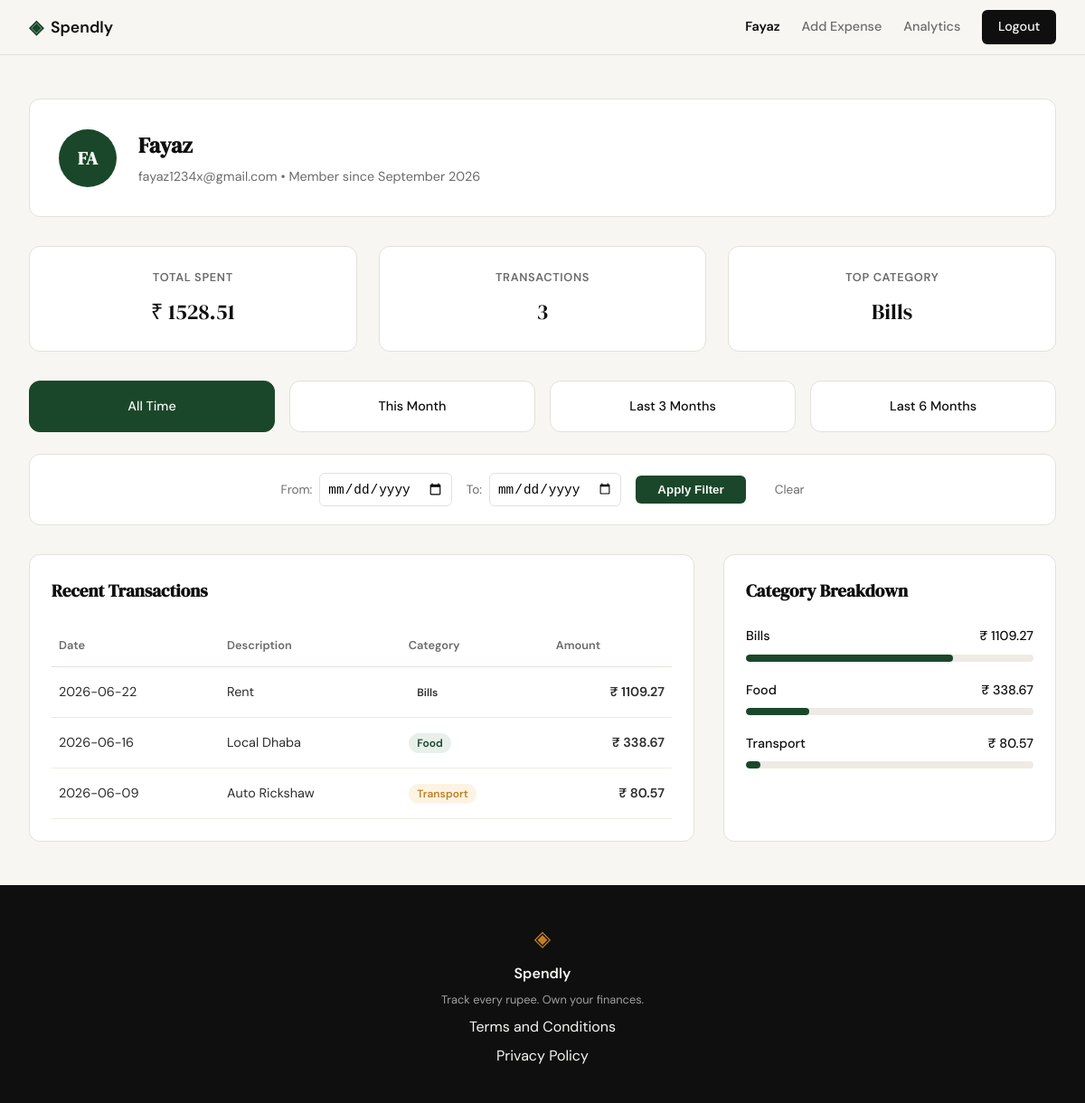
/profile (signed in), run on an earlier commit of the app's database.
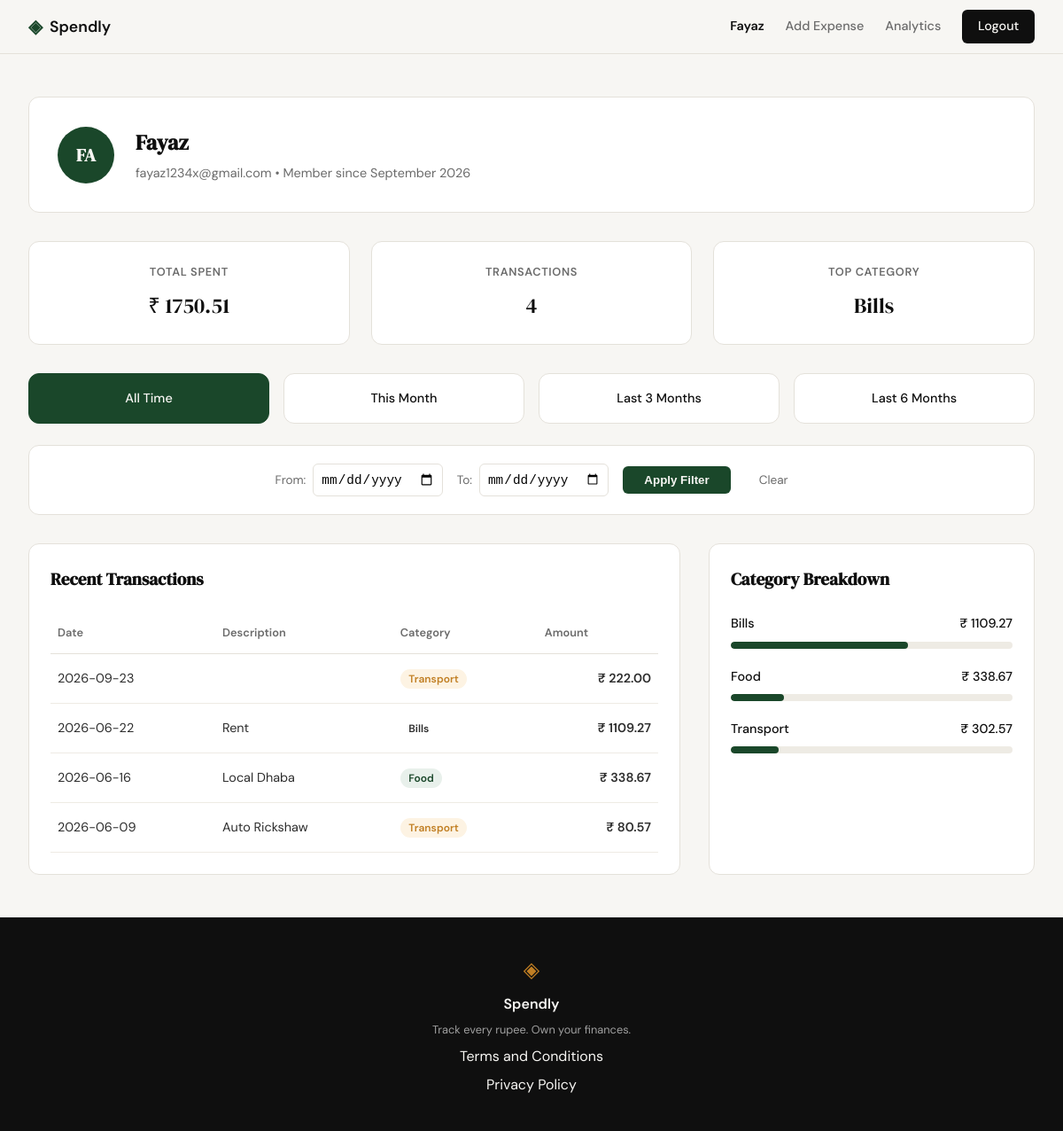
And on a later commit of the database.
### tables this page shows
CREATE TABLE users (
                id INTEGER PRIMARY KEY AUTOINCREMENT,
                name TEXT NOT NULL,
                email TEXT UNIQUE NOT NULL,
                password_hash TEXT NOT NULL,
                created_at TEXT DEFAULT CURRENT_TIMESTAMP
            );

CREATE TABLE expenses (
                id INTEGER PRIMARY KEY AUTOINCREMENT,
                user_id INTEGER NOT NULL,
                amount REAL NOT NULL,
                category TEXT NOT NULL,
                date TEXT NOT NULL,
                description TEXT,
                created_at TEXT DEFAULT CURRENT_TIMESTAMP,
                FOREIGN KEY (user_id) REFERENCES users (id) ON DELETE CASCADE
            );

### app.py (the view)
@app.route("/profile")
def profile():
    if not session.get("user_id"):
        return redirect(url_for("login"))
    start_date = request.args.get("start_date")
    end_date = request.args.get("end_date")
    user = get_user_by_id(session["user_id"])
    if not user:
        abort(404)
    user_data = {
        "name": user["name"],
        "email": user["email"],
        "member_since": "September 2026", # Simplified for now
        "initials": user["name"][:2].upper() if user["name"] else "???"
    }
    user_stats = get_user_stats(session["user_id"], start_date=start_date, end_date=end_date)
    total = user_stats["total"]
    count = user_stats["count"]
    top_cat = user_stats["top_category"]
    stats = {
        "total_spent": f"₹ {total:.2f}" if total is not None else "₹ 0.00",
        "transaction_count": count if count is not None else 0,
        "top_category": top_cat if top_cat else "N/A"
    }
    expense_rows = get_user_expenses(session["user_id"], start_date=start_date, end_date=end_date)
    transactions = [
        {
            "date": row["date"],
            "desc": row["description"],
            "cat": row["category"],
            "amt": f"₹ {row['amount']:.2f}"
        }
        for row in expense_rows
    ]
    category_rows = get_category_breakdown(session["user_id"], start_date=start_date, end_date=end_date)
    overall_total = sum(row["total"] for row in category_rows)
    categories = [
        {
            "name": row["category"],
            "amount": f"₹ {row['total']:.2f}",
            "percent": int((row["total"] / overall_total) * 100) if overall_total > 0 else 0
        }
        for row in category_rows
    ]
    return render_template(
        "profile.html",
        user=user_data,
        stats=stats,
        transactions=transactions,
        categories=categories,
        start_date=start_date,
        end_date=end_date
    )

### app.py (called while the page is built)
@app.context_processor
def inject_user():
    user = None
    if session.get("user_id"):
        user = get_user_by_id(session["user_id"])
    return dict(current_user=user)

### database/db.py (called while the page is built)
def get_db():
    conn = sqlite3.connect(DB_PATH)
    conn.row_factory = sqlite3.Row
    conn.execute("PRAGMA foreign_keys = ON")
    return conn

def get_user_by_id(user_id):
    with get_db() as conn:
        return conn.execute(
            "SELECT * FROM users WHERE id = ?",
            (user_id,)
        ).fetchone()

def _apply_date_filters(where_clause, params, start_date=None, end_date=None):
    if start_date:
        where_clause += " AND date >= ?"
        params.append(start_date)
    if end_date:
        where_clause += " AND date <= ?"
        params.append(end_date)
    return where_clause, params

def get_user_expenses(user_id, start_date=None, end_date=None):
    with get_db() as conn:
        query = "SELECT date, description, category, amount FROM expenses WHERE user_id = ?"
        params = [user_id]
        query, params = _apply_date_filters(query, params, start_date, end_date)
        query += " ORDER BY date DESC"
        return conn.execute(query, params).fetchall()

def get_user_stats(user_id, start_date=None, end_date=None):
    with get_db() as conn:
        where_clause = "WHERE user_id = ?"
        params = [user_id]
        where_clause, params = _apply_date_filters(where_clause, params, start_date, end_date)
        stats_row = conn.execute(
            f"SELECT SUM(amount) as total, COUNT(id) as count FROM expenses {where_clause}",
            params
        ).fetchone()
        category_row = conn.execute(
            f"SELECT category FROM expenses {where_clause} GROUP BY category ORDER BY SUM(amount) DESC LIMIT 1",
            params
        ).fetchone()
        return {
            "total": stats_row["total"] if stats_row else None,
            "count": stats_row["count"] if stats_row else 0,
            "top_category": category_row["category"] if category_row else None
        }

def get_category_breakdown(user_id, start_date=None, end_date=None):
    with get_db() as conn:
        where_clause = "WHERE user_id = ?"
        params = [user_id]
        where_clause, params = _apply_date_filters(where_clause, params, start_date, end_date)
        return conn.execute(
            f"SELECT category, SUM(amount) as total FROM expenses {where_clause} GROUP BY category",
            params
        ).fetchall()

### templates/profile.html (shortened to what this page needs)
{% extends "base.html" %}
{% block head %}
<link rel="stylesheet" href="{{ url_for('static', filename='css/profile.css') }}">
{% endblock %}
{% block content %}
<div class="profile-container">
    <div class="user-card">
        <div class="user-avatar">{{ user.initials }}</div>
        <div class="user-details">
            <h1>{{ user.name }}</h1>
            <p>{{ user.email }} • Member since {{ user.member_since }}</p>
        </div>
    </div>
    <div class="stats-grid">
        <div class="stat-card">
            <span class="stat-label">Total Spent</span>
            <span class="stat-value">{{ stats.total_spent }}</span>
        </div>
        <div class="stat-card">
            <span class="stat-label">Transactions</span>
            <span class="stat-value">{{ stats.transaction_count }}</span>
        </div>
        <div class="stat-card">
            <span class="stat-label">Top Category</span>
            <span class="stat-value">{{ stats.top_category }}</span>
        </div>
    </div>
    <div class="filter-container">
        <div class="preset-grid">
            <a href="{{ url_for('profile') }}" class="preset-card {% if not start_date and not end_date %}active{% endif %}" id="preset-all">All Time</a>
            <a href="#" class="preset-card" id="preset-month">This Month</a>
            <a href="#" class="preset-card" id="preset-3m">Last 3 Months</a>
            <a href="#" class="preset-card" id="preset-6m">Last 6 Months</a>
        </div>
        <div class="custom-filter-card">
            <form method="GET" action="{{ url_for('profile') }}" class="custom-filter-form">
                <div class="filter-group">
                    <label for="start_date" class="filter-label">From:</label>
                    <input type="date" id="start_date" name="start_date" value="{{ start_date or '' }}">
                </div>
                <div class="filter-group">
                    <label for="end_date" class="filter-label">To:</label>
                    <input type="date" id="end_date" name="end_date" value="{{ end_date or '' }}">
                </div>
                <button type="submit" class="filter-btn">Apply Filter</button>
                <a href="{{ url_for('profile') }}" class="clear-filter">Clear</a>
            </form>
        </div>
    </div>
    <div class="profile-grid">
        <div class="profile-card">
            <h2 class="profile-card-title">Recent Transactions</h2>
            <table class="profile-table">
                <thead>
                    <tr>
                        <th>Date</th>
                        <th>Description</th>
                        <th>Category</th>
                        <th class="text-right">Amount</th>
                    </tr>
                </thead>
                <tbody>
                    {% for tx in transactions %}
                    <tr>
                        <td>{{ tx.date }}</td>
                        <td>{{ tx.desc }}</td>
                        <td>
                            <span class="badge badge-{{ tx.cat|lower }}">
                                {{ tx.cat }}
                            </span>
                        </td>
                        <td class="text-right font-semibold">{{ tx.amt }}</td>
                    </tr>
                    {% endfor %}
                </tbody>
            </table>
        </div>
        <div class="profile-card">
            <h2 class="profile-card-title">Category Breakdown</h2>
            <div class="category-list">
                {% for cat in categories %}
                <div class="category-row">
                    <div class="category-row-header">
                        <span>{{ cat.name }}</span>
                        <span>{{ cat.amount }}</span>
                    </div>
                    <div class="bar-track">
                        <div class="bar-fill" style="width: {{ cat.percent }}%;"></div>
                    </div>
                </div>
                {% endfor %}
            </div>
        </div>
    </div>
</div>
{% endblock %}

### templates/base.html (shortened to what this page needs)
<!DOCTYPE html>
<html lang="en">
<head>
    <link rel="stylesheet" href="{{ url_for('static', filename='css/style.css') }}">
    {% block head %}{% endblock %}
</head>
<body>
    <nav class="navbar">
        <div class="nav-inner">
            <a href="{{ url_for('landing') }}" class="nav-brand">
                <span class="brand-icon">◈</span>
                <span class="brand-name">Spendly</span>
            </a>
            <div class="nav-links">
                {% if session.get('user_id') %}
                    <a href="{{ url_for('profile') }}" class="{{ 'active' if request.endpoint == 'profile' else '' }}">{{ current_user.name if current_user else 'Profile' }}</a>
                    <a href="{{ url_for('add_expense') }}" class="{{ 'active' if request.endpoint == 'add_expense' else '' }}">Add Expense</a>
                    <a href="{{ url_for('analytics') }}" class="{{ 'active' if request.endpoint == 'analytics' else '' }}">Analytics</a>
                    <a href="{{ url_for('logout') }}" class="nav-cta">Logout</a>
                {% else %}
                    <a href="{{ url_for('login') }}">Sign in</a>
                    <a href="{{ url_for('register') }}" class="nav-cta">Get started</a>
                {% endif %}
            </div>
        </div>
    </nav>
    <main class="main-content">
        {% block content %}{% endblock %}
    </main>
    <footer class="footer">
        <div class="footer-inner">
            <span class="brand-icon">◈</span>
            <span class="footer-name">Spendly</span>
            <p class="footer-copy">Track every rupee. Own your finances.</p>
            <a href="{{ url_for('terms') }}">Terms and Conditions</a>
            <a href="{{ url_for('privacy') }}">Privacy Policy</a>
        </div>
    </footer>
</body>
</html>

### static/css/style.css (style rules this page uses)
:root { --ink: #0f0f0f; --ink-soft: #2d2d2d; --ink-muted: #6b6b6b; --ink-faint: #a0a0a0; --paper: #f7f6f3; --paper-warm: #f0ede6; --paper-card: #ffffff; --accent: #1a472a; --accent-light: #e8f0eb; --accent-2: #c17f24; --accent-2-light: #fdf3e3; --danger: #c0392b; --danger-light: #fdecea; --border: #e4e1da; --border-soft: #eeebe4; --font-display: 'DM Serif Display', Georgia, serif; --font-body: 'DM Sans', system-ui, sans-serif; --max-width: 1200px; --auth-width: 440px; --radius-sm: 6px; --radius-md: 12px; --radius-lg: 20px; }
*, *::before, *::after { box-sizing: border-box; margin: 0; padding: 0; }
html { font-size: 16px; scroll-behavior: smooth; }
body { background: var(--paper); color: var(--ink); font-family: var(--font-body); font-size: 1rem; line-height: 1.6; -webkit-font-smoothing: antialiased; }
a { color: inherit; text-decoration: none; }
.navbar { position: sticky; top: 0; z-index: 100; background: var(--paper); border-bottom: 1px solid var(--border); padding: 0 2rem; }
.nav-inner { max-width: var(--max-width); margin: 0 auto; height: 60px; display: flex; align-items: center; justify-content: space-between; }
.nav-brand { display: flex; align-items: center; gap: 0.5rem; font-family: var(--font-body); font-weight: 600; font-size: 1.1rem; color: var(--ink); }
.brand-icon { color: var(--accent); font-size: 1.3rem; }
.brand-name { color: var(--ink); }
.nav-links { display: flex; align-items: center; gap: 1.5rem; font-size: 0.9rem; font-weight: 500; }
.nav-links a { color: var(--ink-muted); transition: color 0.2s; }
.nav-cta { background: var(--ink) !important; color: var(--paper) !important; padding: 0.45rem 1.1rem; border-radius: var(--radius-sm); transition: background 0.2s !important; }
.main-content { min-height: calc(100vh - 60px - 100px); }
.footer { background: var(--ink); color: var(--paper); padding: 2.5rem 2rem; text-align: center; }
.footer-inner { display: flex; flex-direction: column; align-items: center; gap: 0.4rem; }
.footer .brand-icon { color: var(--accent-2); font-size: 1.5rem; }
.footer-name { font-weight: 600; font-size: 1rem; }
.footer-copy { font-size: 0.8rem; color: var(--ink-faint); }

### templates/base.html (style rules this page uses)
.nav-links a.active { color: var(--ink); font-weight: 600; }

What changed in the data, as far as the page shows it:
added expenses: date "2026-09-23", cat "Transport", amt "₹ 222.00"
Also different on the page:
{{ stats.total_spent }}: "₹ 1528.51" → "₹ 1750.51"
{{ stats.transaction_count }}: "3" → "4"
{{ cat.percent }}: 72 → 63 (drawn)
{{ cat.percent }}: 22 → 19 (drawn)
new list line: "Transport ₹ 302.57"
list line gone: "Transport ₹ 80.57"
